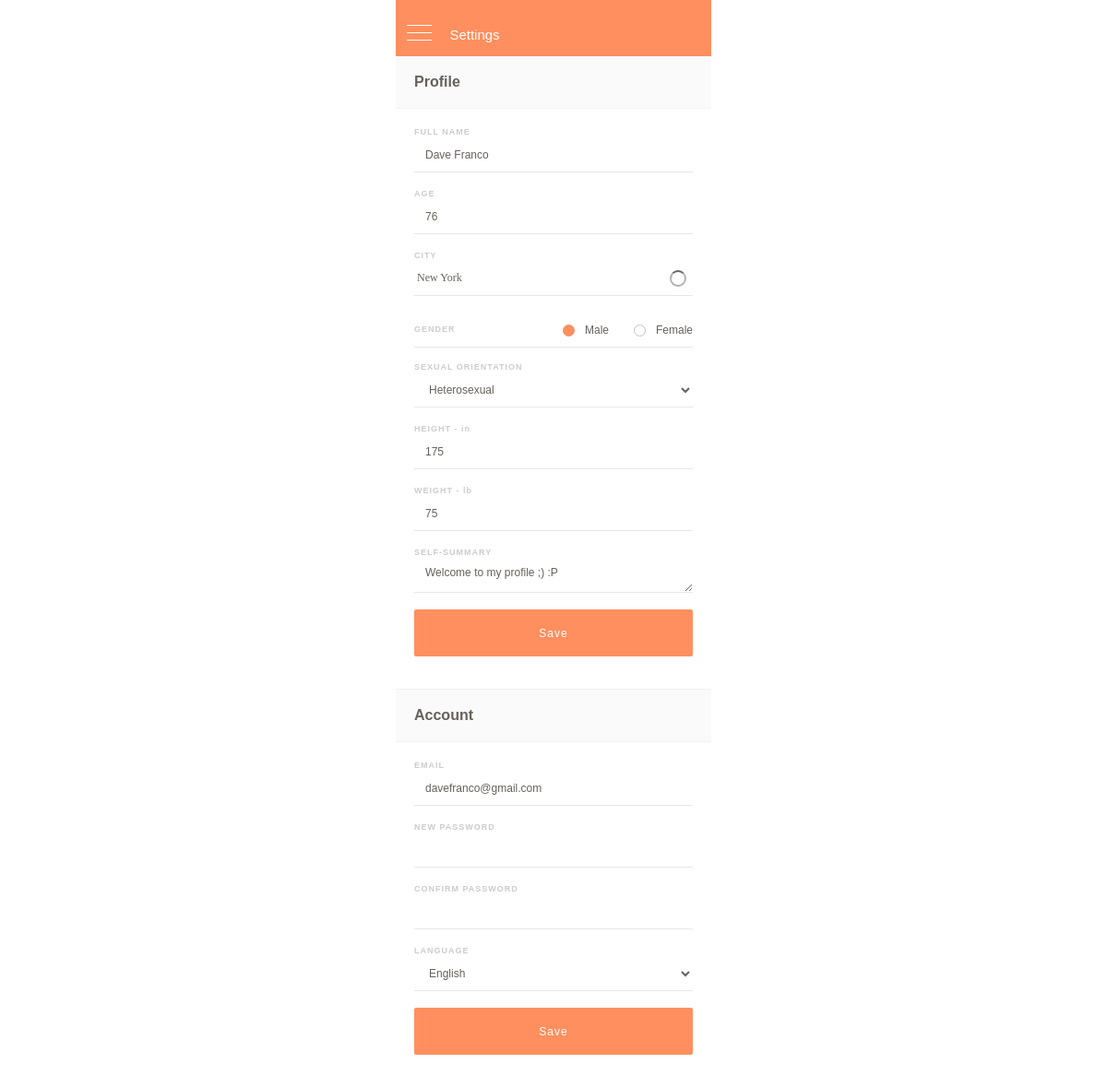
Page /mobile/settings.php (signed in) on the committed database.
### tables this page shows
CREATE TABLE `users` (
  `id` int(11) NOT NULL AUTO_INCREMENT,
  `full_name` varchar(150) DEFAULT NULL,
  `email` varchar(100) DEFAULT NULL,
  `password` varchar(123) DEFAULT NULL,
  `country` varchar(199) DEFAULT NULL,
  `city` varchar(100) DEFAULT NULL,
  `credits` int(11) DEFAULT NULL,
  `latitude` varchar(50) DEFAULT NULL,
  `longitude` varchar(50) DEFAULT NULL,
  `age` int(11) DEFAULT NULL,
  `bio` text,
  `gender` varchar(20) DEFAULT NULL,
  `sexual_interest` int(11) DEFAULT NULL,
  `instagram_username` varchar(50) DEFAULT '',
  `profile_picture` varchar(200) DEFAULT NULL,
  `ip` varchar(50) DEFAULT NULL,
  `registered` int(11) DEFAULT '0',
  `last_login` int(11) DEFAULT '0',
  `last_active` int(11) DEFAULT '0',
  `updated_preferences` int(11) DEFAULT '0',
  `updated_name` int(11) DEFAULT '0',
  `is_admin` int(11) DEFAULT '0',
  `is_incognito` int(11) DEFAULT '0',
  `is_verified` int(11) DEFAULT '0',
  `has_disabled_ads` int(11) DEFAULT '0',
  `is_increased_exposure` int(11) DEFAULT '0',
  `language` varchar(100) DEFAULT NULL,
  `interests` text,
  `uploaded_photos` int(11) DEFAULT '0',
  `is_vip` int(20) DEFAULT '0',
  `vip_expiration` int(20) DEFAULT '0',
  `ghost_mode_start` int(20) DEFAULT '0',
  `verified_badge_start` int(20) DEFAULT '0',
  `spotlight_start` int(20) DEFAULT '0',
  `disable_ads_start` int(20) DEFAULT '0',
  `ghost_mode_expiration` int(20) DEFAULT '0',
  `verified_badge_expiration` int(20) DEFAULT '0',
  `spotlight_expiration` int(20) DEFAULT '0',
  `disable_ads_expiration` int(20) DEFAULT '0',
  `height` text,
  `weight` int(11) DEFAULT '0',
  `last_encounter` int(11) DEFAULT '0',
  `marital_status` varchar(10) NOT NULL,
  `has_traveled` varchar(10) NOT NULL,
  `where_traveled` varchar(300) NOT NULL,
  `preferred_destination` varchar(300) NOT NULL,
  `cruising_or_touring` varchar(10) NOT NULL,
  `state_of_health` varchar(10) NOT NULL,
  `active_or_slow_travel` varchar(10) NOT NULL,
  `distance_to_travel` varchar(6) NOT NULL,
  `spontaneous_or_itinerary` varchar(20) NOT NULL,
  `smoker` varchar(10) NOT NULL,
  `accommodation_type` varchar(10) NOT NULL,
  `budget` varchar(10) NOT NULL,
  `luggage_type` varchar(30) NOT NULL,
  `foodie` varchar(10) NOT NULL,
  `alcohol` varchar(10) NOT NULL,
  `rating_lounge_poolside_beach` varchar(30) NOT NULL,
  `rating_explore` varchar(20) NOT NULL,
  `rating_shopping` varchar(30) NOT NULL,
  `rating_casino` varchar(20) NOT NULL,
  `rating_tours` varchar(30) NOT NULL,
  `rating_food` varchar(30) NOT NULL,
  `rating_spa` varchar(30) NOT NULL,
  `rating_sports` varchar(30) NOT NULL,
  `rating_concerts` varchar(30) NOT NULL,
  `group_or_independent` varchar(30) NOT NULL,
  `small_or_mega_ship_cruising` varchar(30) NOT NULL,
  `active_or_sedentary` varchar(30) NOT NULL,
  `primary_language` varchar(30) NOT NULL,
  PRIMARY KEY (`id`)
);

### core/config.php (called while the page is built, shortened)
<?php
	$domain = 'http://localhost';
	$unit['height'] = 'in';
	$unit['weight'] = 'lb';

### core/system.php (called while the page is built, shortened)
<?php
class System {
	public $domain;
	public $db;
	public function getDomain() {
		return $this->domain;
	}
	public function getUserInfo($id) {
		$user = $this->db->query("SELECT * FROM users WHERE id='".$id."'");
		$user = $user->fetch_object();
		return $user;
	}
	public function setUserActive($id) {
		$this->db->query("UPDATE users SET last_active='".time()."' WHERE id='".$id."'");
	}
}

### languages/english/language.php (called while the page is built, shortened)
<?php
$lang["Male"] = "Male";
$lang["Female"] = "Female";
$lang["Hello"] = "Hello";
$lang["Messages"] = "Messages";
$lang["People"] = "People";
$lang["Friends"] = "My Travel Buddies";
$lang["Accept"] = "Accept";
$lang["Decline"] = "Decline";
$lang["Nothing_To_Show"] = "No data";
$lang["You_Have_Not_Added_Any_Friends"] = "You have not added any friends";
$lang["Profile_Visitors"] = "Profile Visitors";
$lang["Profile_Likes"] = "Profile Likes";
$lang["User"] = "User";
$lang["Time"] = "Time";
$lang["Country"] = "Country";
$lang["City"] = "City";
$lang["Gender"] = "Gender";
$lang["Men"] = "Men";
$lang["Women"] = "Women";
$lang["MenNWomen"] = "Men & Women";
$lang["Save"] = "Save";
$lang["Profile_Photo"] = "Profile Photo";
$lang["Full_Name"] = "Full Name";
$lang["Email"] = "Email";
$lang["New_Password"] = "New Password";
$lang["Instagram_Username"] = "Instagram Username";
$lang["Upgrades"] = "Upgrades";
$lang["Settings"] = "Settings";
$lang["Account"] = "Account";
$lang["Full_Name_Update_Notice"] = "You can only update your name once";
$lang["Instagram_Import_Notice"] = "Let us import your Instagram photos into your profile";
$lang["Updated_Account_Settings"] = "You have updated your account settings";
$lang["Privacy"] = "Privacy";
$lang["Buy_Credits"] = "Buy Credits";
$lang["Credits"] = "Credits";
$lang["Description"] = "Description";
$lang["Enable"] = "Enable";
$lang["Active"] = "Active";
$lang["Like"] = "Like";
$lang["Likes"] = "Likes";
$lang["Liked"] = "Liked";
$lang["Self-summary"] = "Self-summary";
$lang["This_Profile_Is_Private"] = "This profile is private";
$lang["Instagram_Photos"] = "Instagram Photos";
$lang["Add_As_Friend"] = "Add as Friend";
$lang["Friend_Request_Sent"] = "Friend Request Sent";
$lang["Visitors"] = "Visitors";
$lang["Logged_In"] = "Logged in";
$lang["Logout"] = "Logout";
$lang["Notifications"] = "Notifications";
$lang["No_New_Notifications"] = "No new notifications";
$lang["See_All"] = "See All";
$lang["Enter_Message"] = "Enter your message";
$lang["Choose_File"] = "Choose File";
$lang["None_Visited_Profile"] = "No one has visited your profile yet";
$lang["None_Liked_Profile"] = "No one has liked your profile yet";
$lang["Chat_With"] = "Chat with";
$lang["sProfile"] = "%s's Profile";
$lang["second"] = "second";
$lang["minute"] = "minute";

### mobile/settings.php (the view, shortened to what this page needs)
<?php
require('../core/config.php');
require('../core/system.php');
$system = new System;
$system->domain = $domain;
$system->db = $db;
$user = $system->getUserInfo($_SESSION['user_id']);
$system->setUserActive($user->id);
?>
<!DOCTYPE html>
<html>
<head> <meta name="robots" content="noindex">
  <link rel="stylesheet" type="text/css" href="css/normalize.css">
  <link rel="stylesheet" type="text/css" href="css/framework.css">
  <link rel="stylesheet" type="text/css" href="css/theme.css">
  <link href="<?=$system->getDomain()?>/assets/css/autocomplete.css" rel="stylesheet">
  <link rel="stylesheet" type="text/css" href="css/style.css">
  <link href="css/ionicons.min.css" rel="stylesheet" type="text/css" />
</head>
<body>
  <section class="w-section mobile-wrapper">
    <div class="page-content" id="main-stack" data-scroll="0">
      <div class="w-nav navbar" data-collapse="all" data-animation="over-left" data-duration="400" data-contain="1" data-no-scroll="1" data-easing="ease-out-quint">
        <div class="w-container">
          <div class="navbar-title"><?=$lang['Settings']?></div>
          <div class="w-nav-button navbar-button left" id="menu-button" data-ix="hide-navbar-icons">
            <div class="navbar-button-icon home-icon">
              <div class="bar-home-icon"></div>
              <div class="bar-home-icon"></div>
              <div class="bar-home-icon"></div>
            </div>
          </div>
        </div>
      </div>
      <div class="body no-padding">
        <div class="grey-header">
          <h2 class="grey-heading-title"><?=$lang['Profile_Tab_Title']?></h2>
        </div>
        <div class="text-new no-borders">
          <div class="w-form settings-form">
            <form action="" method="post">
              <div>
                <label class="label-form"><?=strtoupper($lang['Full_Name'])?></label>
                <input class="w-input input-form" type="text" name="full_name" required="required" value="<?=$user->full_name?>">
                <div class="separator-fields"></div>
              </div>
              <div>
                <label class="label-form"><?=strtoupper($lang['Age'])?></label>
                <input class="w-input input-form" type="text" name="age" required="required" value="<?=$user->age?>">
                <div class="separator-fields"></div>
              </div>
              <div>
                <label class="label-form"><?=strtoupper($lang['City'])?></label>
                <input class="w-input input-form city-autocomplete" type="text" name="city" required="required" value="<?=$user->city?>" autocomplete="off">
                <div class="separator-fields"></div>
              </div>
              <div>
                <div class="w-clearfix input-form one-line">
                  <label class="label-form middle"><?=strtoupper($lang['Gender'])?></label>
                  <div class="w-clearfix radios-container">
                    <div class="w-radio w-clearfix radio-button">
                      <div class="radio-bullet-replacement <?php if($user->gender === 'Female') { echo 'checked'; } ?>"></div>
                      <label class="w-form-label"><?=$lang['Female']?></label>
                    </div>
                    <div class="w-radio w-clearfix radio-button">
                      <div class="radio-bullet-replacement <?php if($user->gender === 'Male') { echo 'checked'; } ?>"></div>
                      <label class="w-form-label"><?=$lang['Male']?></label>
                    </div>
                  </div>
                </div>
                <div class="separator-fields"></div>
              </div>
              <div>
                <label class="label-form"><?=strtoupper($lang['Sexual_Orientation'])?></label>
                <select class="w-input input-form" name="sexual_orientation" required="required">
                  <option value="1" <?php if($user->sexual_interest == 1) { echo 'selected'; } ?>> <?=$lang['Straight']?> </option>
                </select>
                <div class="separator-fields"></div>
              </div>
              <div>
                <label class="label-form"><?=strtoupper($lang['Height'])?> - <?=$unit['height']?></label>
                <input class="w-input input-form" type="text" name="height" value="<?=$user->height?>" autocomplete="off">
                <div class="separator-fields"></div>
              </div>
              <div>
                <label class="label-form"><?=strtoupper($lang['Weight'])?> - <?=$unit['weight']?></label>
                <input class="w-input input-form" type="text" name="weight" value="<?=$user->weight?>" autocomplete="off">
                <div class="separator-fields"></div>
              </div>
              <div>
                <label class="label-form"><?=strtoupper($lang['Self-summary'])?></label>
                <textarea class="w-input input-form" name="bio" required="required"><?=$user->bio?></textarea>
                <div class="separator-fields"></div>
              </div>
              <input class="w-button action-button" type="submit" name="save_1" value="<?=$lang['Save']?>" data-wait="Please wait...">
            </form>
          </div>
        </div>
        <div class="grey-header">
          <h2 class="grey-heading-title"><?=$lang['Account_Tab_Title']?></h2>
        </div>
        <div class="text-new no-borders">
          <div class="w-form settings-form">
            <form action="" method="post">
              <div>
                <label class="label-form"><?=strtoupper($lang['Email'])?></label>
                <input class="w-input input-form" type="email" name="email" required="required" value="<?=$user->email?>">
                <div class="separator-fields"></div>
              </div>
              <div>
                <label class="label-form"><?=strtoupper($lang['New_Password'])?></label>
                <input class="w-input input-form" type="password" name="new_password">
                <div class="separator-fields"></div>
              </div>
              <div>
                <label class="label-form"><?=strtoupper($lang['Confirm_Password'])?></label>
                <input class="w-input input-form" type="password" name="confirm_new_password">
                <div class="separator-fields"></div>
              </div>
              <div>
                <label class="label-form"><?=strtoupper($lang['Language'])?></label>
                <select class="w-input input-form" name="language">
                 <?php
                 $lang_dir = scandir('../languages');
                 foreach($lang_dir as $file) {
                  if(file_exists('../languages/'.$file.'/language.php')) {
                    if($user->language == $file) {
                      echo '<option value="'.$file.'" selected>'.ucfirst($file).'</option>';
                    } else {
                      echo '<option value="'.$file.'">'.ucfirst($file).'</option>';
                    }
                  }
                }
                ?>
              </select>
              <div class="separator-fields"></div>
            </div>
            <input class="w-button action-button" type="submit" name="save_2" value="<?=$lang['Save']?>" data-wait="Please wait...">
          </form>
        </div>
      </div>
    </div>
  </div>
</section>
</body>
</html>

### mobile/css/framework.css (style rules this page uses)
* { -webkit-box-sizing: border-box; -moz-box-sizing: border-box; box-sizing: border-box; }
html { height: 100%; }
body { margin: 0; min-height: 100%; background-color: #fff; color: #333; }
.w-clearfix:before, .w-clearfix:after { content: " "; display: table; }
.w-clearfix:after { clear: both; }
h1, h2, h3, h4, h5, h6 { margin: 0; }
button, html input[type="button"], input[type="reset"], input[type="submit"] { cursor: pointer; -webkit-appearance: button; }
.w-form { margin: 0 0 15px; }
label { display: block; margin-bottom: 5px; font-weight: bold; }
.w-input, .w-select { display: block; width: 100%; height: 38px; padding: 8px 12px; margin-bottom: 10px; font-size: 14px; line-height: 1.428571429; color: #555555; vertical-align: middle; background-color: #ffffff; border: 1px solid #cccccc; }
textarea.w-input, textarea.w-select { height: auto; }
.w-button { display: inline-block; padding: 12px; background-color: black; color: white; border: 0; line-height: inherit; }
.w-form-label { display: inline-block; cursor: pointer; font-weight: normal; margin-bottom: 0px; color: #66615b; }
.w-checkbox, .w-radio { display: block; margin-bottom: 5px; padding-left: 20px; }
.w-checkbox:before, .w-radio:before, .w-checkbox:after, .w-radio:after { content: " "; display: table; }
.w-checkbox:after, .w-radio:after { clear: both; }
.w-container { margin-left: auto; margin-right: auto; max-width: 940px; }
.w-container:before, .w-container:after { content: " "; display: table; }
.w-container:after { clear: both; }
.w-nav { position: relative; background: #BBB; z-index: 1000; }
.w-nav:before, .w-nav:after { content: " "; display: table; }
.w-nav:after { clear: both; }
.w-nav-button { position: relative; float: right; padding: 18px; font-size: 24px; display: none; cursor: pointer; -webkit-tap-highlight-color: rgba(0, 0, 0, 0); tap-highlight-color: rgba(0, 0, 0, 0); -webkit-user-select: none; -moz-user-select: none; -ms-user-select: none; user-select: none; }
.w-nav[data-collapse="all"] .w-nav-button { display: block; }

### assets/css/autocomplete.css (style rules this page uses)
.tp-ac__input { width: 100%; padding: 0.25em; border: solid 1px transparent; border-radius: 0; background-color: #fafafa; box-shadow: 2px 2px 4px rgba(0, 0, 0, 0.35); font-size: 1.25em; font-weight: 400; -webkit-appearance: none; text-overflow: ellipsis; }
.tp-ac__input::placeholder { color: #ccc; -webkit-font-smoothing: antialiased; }
.spinner .tp-ac__input { padding-right: 1.5em; margin-right: -1.5em; }

### mobile/css/style.css (style rules this page uses)
.settings-form { padding-top: 20px; }

### rows in the picture
users: full_name "Dave Franco", age "76", city "New York", sexual_orientation "Heterosexual", height "175", weight "75", bio "Welcome to my profile ;) :P", email "davefranco@gmail.com", language "English"

### other values in the picture
$lang['Settings'] "Settings"
$lang['Profile_Tab_Title'] "Profile"
$lang['Full_Name'] "FULL NAME"
$lang['Age'] "AGE"
$lang['City'] "CITY"
$lang['Gender'] "GENDER"
$lang['Female'] "Female"
$lang['Male'] "Male"
$lang['Sexual_Orientation'] "SEXUAL ORIENTATION"
$lang['Height'] "HEIGHT"
$unit['height'] "in"
$lang['Weight'] "WEIGHT"
$unit['weight'] "lb"
$lang['Self-summary'] "SELF-SUMMARY"
$lang['Account_Tab_Title'] "Account"
